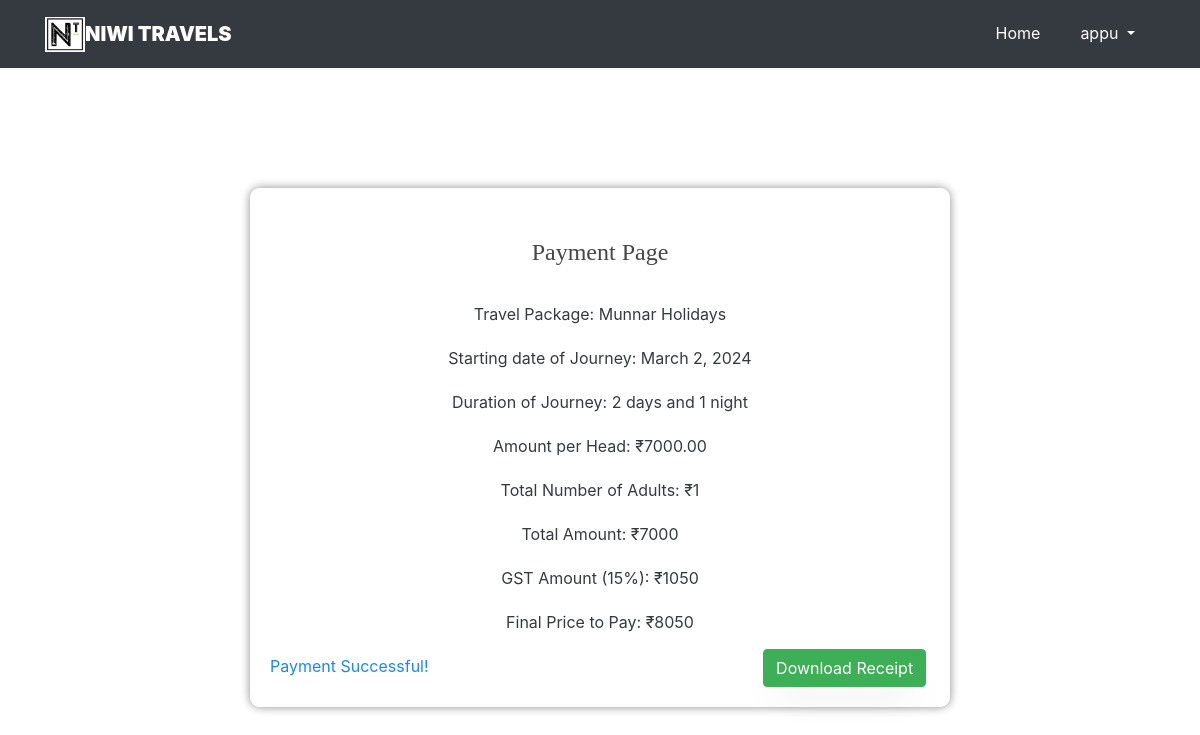
Screenshot of /custom_payment/2/ (signed in) with the database file from the repository.
### Niwi_Travels/models.py (models this page shows, shortened)
class User(AbstractUser):
    is_traveller = models.BooleanField(default=True)
    is_driver = models.BooleanField(default=False)

class CustomPackage(models.Model):
    CATEGORY_CHOICES = [
        ('Honeymoon', 'Honeymoon'),
        ('Adventure', 'Adventure'),
        ('Family', 'Family'),
    ]
    STATUS_CHOICES = [
        ('Post', 'Post'),
        ('Save', 'Save'),
    ]
    category = models.CharField(max_length=20, choices=CATEGORY_CHOICES)
    name = models.CharField(max_length=255)
    description = models.TextField()
    days = models.PositiveIntegerField()
    nights = models.PositiveIntegerField()
    package_image = models.ImageField(upload_to='custom_package_images/', null=True, blank=True)
    price = models.DecimalField(max_digits=10, decimal_places=2,null=True)  # Add this line for the price field
    status = models.CharField(max_length=10, choices=STATUS_CHOICES,)  # Add the new field

class CustomBooking(models.Model):
    STATUS_CHOICES = [
        ('Pending', 'Pending'),
        ('Confirmed', 'Confirmed'),
        ('Cancelled', 'Cancelled'),
    ]
    PAYMENT_CHOICES = [
        ('Pending', 'Pending'),
        ('Paid', 'Paid'),
        ('Failed', 'Failed'),
    ]
    user = models.ForeignKey(User, on_delete=models.CASCADE)
    package = models.ForeignKey('CustomPackage', on_delete=models.CASCADE, related_name='custom_bookings')
    status = models.CharField(max_length=20, choices=STATUS_CHOICES, default='Pending')
    boarding = models.CharField(max_length=50, blank=True, null=True)
    start_date = models.DateField(null=True)
    passenger_limit = models.IntegerField(default=1, validators=[MinValueValidator(1)], null=True)
    children = models.IntegerField(default=0, null=True)
    payment = models.CharField(max_length=20, choices=PAYMENT_CHOICES, default='Pending')  # New field for payment status
    updated_at = models.DateTimeField(auto_now=True, null=True)

### Niwi_Travels/views.py (the view)
# urls.py: path('custom_payment/<int:booking_id>/', views.custom_payment, name='custom_payment'),
@never_cache
@login_required(login_url='log')
def custom_payment(request, booking_id):
    booking = get_object_or_404(CustomBooking, pk=booking_id)
    payment = CustomPayment.objects.filter(booking=booking).first()
    travel_package = booking.package
    total_amount = travel_package.price * booking.passenger_limit
    gst_rate = Decimal('0.15')  # 15% GST rate
    gst_amount = total_amount * gst_rate
    final_price = total_amount + gst_amount
    return render(request, 'custom_payment.html', {'booking': booking, 'travel_package': travel_package, 'total_amount': total_amount, 'gst_amount': gst_amount, 'final_price': final_price, 'payment': payment})

### templates/custom_payment.html (shortened to what this page needs)
{% load static %}
<!DOCTYPE html>
<html>
<head>
    <link rel="stylesheet" href="{% static 'Niwi_Travels/css/style.css' %}">
    <link rel="stylesheet" href="https://maxcdn.bootstrapcdn.com/bootstrap/4.5.2/css/bootstrap.min.css">
    <link rel="stylesheet" href="https://stackpath.bootstrapcdn.com/bootstrap/4.5.2/css/bootstrap.min.css">
    <link rel="stylesheet" href="https://maxcdn.bootstrapcdn.com/font-awesome/4.7.0/css/font-awesome.min.css">
</head>
<body data-spy="scroll" data-target=".site-navbar-target" data-offset="300">
    <nav class="navbar navbar-expand-lg navbar-dark ftco_navbar bg-dark ftco-navbar-light site-navbar-target" id="ftco-navbar">
        <div class="container">
            <img src="{% static 'Niwi_Travels/images/niwilogo.jpg' %}" alt="Logo" width="40px" height="35px"> <a class="navbar-brand" href="#">NIWI TRAVELS</a>
          <div class="collapse navbar-collapse" id="ftco-nav">
            <ul class="navbar-nav nav ml-auto">
              <li class="nav-item"><a href="/thome" class="nav-link"><span style="color: #fff;">Home</span></a></li>
              <li class="nav-item dropdown">
                <a href="#" class="nav-link dropdown-toggle" data-toggle="dropdown" style="color: #fff;">
                    {{ user.username }}
                </a>
            </li>
            </ul>
          </div>
        </div>
      </nav>
      <div class="booking-form-box">
        <h1>Payment Page</h1>
        <p style="text-align: center;">Travel Package: {{ travel_package.name }}</p>
        <p style="text-align: center;">Starting date of Journey: {{ booking.start_date }}</p>
        <p style="text-align: center;">Duration of Journey:  {{ travel_package.days }} days and {{ travel_package.nights }} night</p>
        <p style="text-align: center;">Amount per Head: ₹{{ travel_package.price }}</p>
        <p style="text-align: center;">Total Number of Adults: ₹{{ booking.passenger_limit }}</p>
        <p style="text-align: center;">Total Amount: ₹{{ total_amount|floatformat:0 }}</p>
        <p style="text-align: center;">GST Amount (15%): ₹{{ gst_amount|floatformat:0 }}</p>
        <p style="text-align: center;">Final Price to Pay: ₹{{ final_price|floatformat:0 }}</p>
    {% if payment.is_paid %}
    <a href="/thome" class="update_booking_status">Payment Successful!</a>
    <a href="{% url 'download_custom_receipt' booking.id %}" class="btn btn-success" style="margin-left: 330px;">Download Receipt</a>
    {% else %}
    <form action="{% url 'custom_pay' booking.id %}" method="post">
        {% csrf_token %}
        <input type="hidden" name="booking_id" value="{{ booking.id }}">
        <button id="rzp-button1">Pay</button>
        {% endif %}
</div>
</body>
</html>

### templates/custom_payment.html (style rules this page uses)
h1 { font-size: 24px; text-align: center; margin: 20px 0; color: #333; }
h1 { margin: 20px; padding: 10px; text-align: center; }
p { margin: 10px; padding: 5px; }
.booking-form-box { background-color: rgba(255, 255, 255, 0.8); border-radius: 10px; box-shadow: 0px 0px 10px 0px rgba(0, 0, 0, 0.5); padding: 20px; opacity: 0.9; text-align: left; max-width: 700px; margin: 0 auto; margin-top: 10%; / }

### rows the page displays
User: username "appu"
CustomPackage: name "Munnar Holidays", days "2", nights "1", price "7000.00"
CustomBooking: start_date "March 2, 2024", passenger_limit "1"

### other values shown
{{ total_amount|floatformat:0 }} "7000"
{{ gst_amount|floatformat:0 }} "1050"
{{ final_price|floatformat:0 }} "8050"
